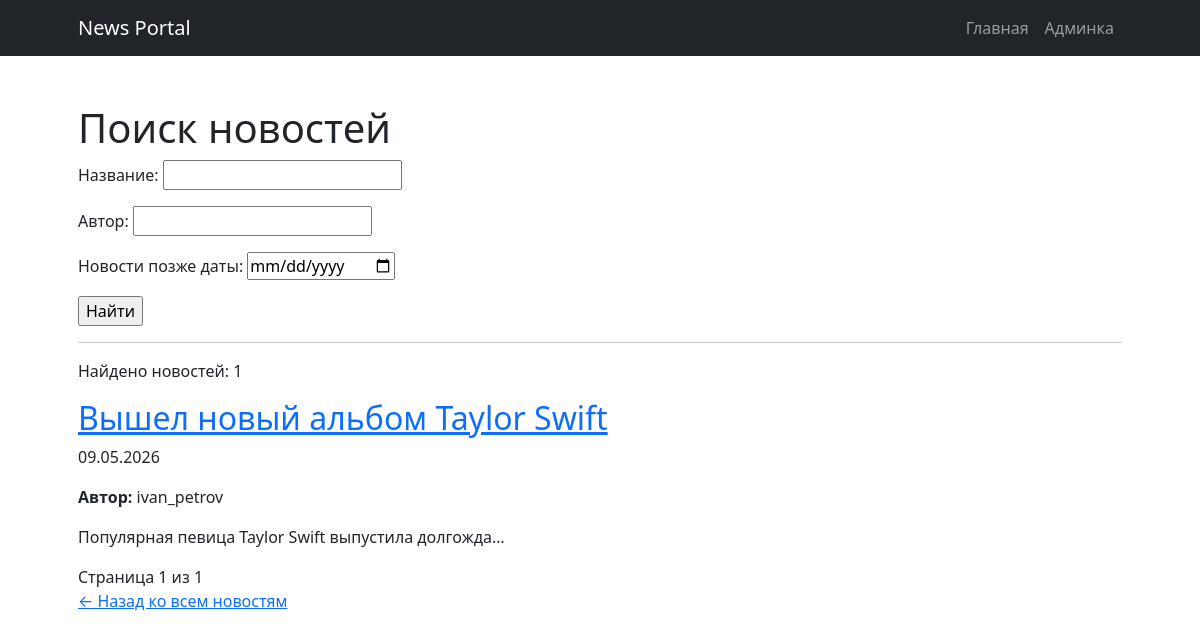
The app's page /news/search/ with its own data.
### news/models.py (models this page shows, shortened)
class Post(models.Model):
    ARTICLE = 'AR'
    NEWS = 'NW'
    POST_TYPES = [
        (ARTICLE, 'Статья'),
        (NEWS, 'Новость'),
    ]
    author = models.ForeignKey(Author, on_delete=models.CASCADE)
    post_type = models.CharField(max_length=2, choices=POST_TYPES, default=ARTICLE)
    created_at = models.DateTimeField(auto_now_add=True)
    categories = models.ManyToManyField(Category, through='PostCategory')
    title = models.CharField(max_length=255)
    text = models.TextField()
    rating = models.IntegerField(default=0)

class Author(models.Model):
    user = models.OneToOneField(User, on_delete=models.CASCADE)
    rating = models.IntegerField(default=0)

### news/views.py (the view)
# urls.py: path('search/', NewsSearch.as_view(), name='news_search'),
class NewsSearch(ListView):
    model = Post
    ordering = '-created_at'
    template_name = 'news_search.html'
    context_object_name = 'news'
    paginate_by = 10
    def get_queryset(self):
        queryset = Post.objects.filter(post_type='NW').order_by('-created_at')
        self.filterset = NewsFilter(self.request.GET, queryset)
        return self.filterset.qs
    def get_context_data(self, **kwargs):
        context = super().get_context_data(**kwargs)
        context['filterset'] = self.filterset
        return context

### news/templatetags/censor_filters.py (called while the page is built)
@register.filter(name='censor')
def censor(value):
    if not isinstance(value, str):
        return value
    forbidden_words = ['редиска', 'дурак', 'идиот', 'глупый', 'журналист']
    result = value
    for word in forbidden_words:
        pattern = re.compile(re.escape(word), re.IGNORECASE)
        replacement = '*' * len(word)
        result = pattern.sub(replacement, result)
    return result

### templates/news_search.html (shortened to what this page needs)
{% extends 'flatpages/default.html' %}
{% load censor_filters %}
{% load custom_tags %}
{% block content %}
<h1>Поиск новостей</h1>
<form method="get">
    {{ filterset.form.as_p }}
    <input type="submit" value="Найти">
</form>
<hr>
{% if news %}
    <p>Найдено новостей: {{ news|length }}</p>
    {% for item in news %}
        <div class="news-item">
            <h2><a href="{% url 'news_detail' item.id %}">{{ item.title|censor }}</a></h2>
            <p class="news-date">{{ item.created_at|date:"d.m.Y" }}</p>
            <p class="news-author"><strong>Автор:</strong> {{ item.author.user.username|censor }}</p>
            <p class="news-preview">{{ item.text|censor|truncatechars:50 }}</p>
        </div>
    {% endfor %}
    <div class="pagination">
        <span>Страница {{ page_obj.number }} из {{ page_obj.paginator.num_pages }}</span>
    </div>
{% else %}
    <h2>Новостей не найдено</h2>
{% endif %}
<p><a href="{% url 'news_list' %}">← Назад ко всем новостям</a></p>
{% endblock content %}

### templates/flatpages/default.html (shortened to what this page needs)
<!DOCTYPE html>
{% load static %}
<html lang="ru">
<head>
    <link href="{% static 'css/styles.css' %}" rel="stylesheet" />
</head>
<body>
    <nav class="navbar navbar-expand-lg navbar-dark bg-dark">
        <div class="container px-5">
            <a class="navbar-brand" href="/news/">News Portal</a>
            <div class="collapse navbar-collapse" id="navbarResponsive">
                <ul class="navbar-nav ms-auto">
                    <li class="nav-item"><a class="nav-link" href="/news/">Главная</a></li>
                    <li class="nav-item"><a class="nav-link" href="/admin/">Админка</a></li>
                </ul>
            </div>
        </div>
    </nav>
    <div class="container px-4 px-lg-5 mt-5">
        {% block content %}
        {% endblock content %}
    </div>
</body>
</html>

### records on screen
Post: title|censor "Вышел новый альбом Taylor Swift", created_at "09.05.2026", author.user.username|censor "ivan_petrov", text|censor "Популярная певица Taylor Swift выпустила долгожда…"

### other values on screen
{{ news|length }} "1"
{{ page_obj.number }} "1"
{{ page_obj.paginator.num_pages }} "1"
